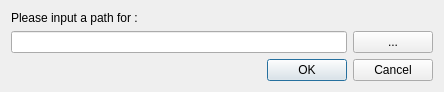
<?xml version="1.0" encoding="UTF-8"?>
<ui version="4.0">
 <class>ExtProgPath</class>
 <widget class="QDialog" name="ExtProgPath">
  <property name="geometry">
   <rect>
    <x>0</x>
    <y>0</y>
    <width>444</width>
    <height>89</height>
   </rect>
  </property>
  <property name="windowTitle">
   <string>Program path required</string>
  </property>
  <layout class="QVBoxLayout" name="verticalLayout">
   <item>
    <widget class="QLabel" name="m_label">
     <property name="text">
      <string>Please input a path for &lt;PROGRAM&gt;:</string>
     </property>
    </widget>
   </item>
   <item>
    <layout class="QHBoxLayout" name="horizontalLayout">
     <item>
      <widget class="QLineEdit" name="m_path"/>
     </item>
     <item>
      <widget class="QPushButton" name="m_findPath">
       <property name="text">
        <string>...</string>
       </property>
      </widget>
     </item>
    </layout>
   </item>
   <item>
    <widget class="QDialogButtonBox" name="buttonBox">
     <property name="orientation">
      <enum>Qt::Horizontal</enum>
     </property>
     <property name="standardButtons">
      <set>QDialogButtonBox::Cancel|QDialogButtonBox::Ok</set>
     </property>
    </widget>
   </item>
  </layout>
 </widget>
 <resources/>
 <connections>
  <connection>
   <sender>buttonBox</sender>
   <signal>accepted()</signal>
   <receiver>ExtProgPath</receiver>
   <slot>accept()</slot>
   <hints>
    <hint type="sourcelabel">
     <x>248</x>
     <y>254</y>
    </hint>
    <hint type="destinationlabel">
     <x>157</x>
     <y>274</y>
    </hint>
   </hints>
  </connection>
  <connection>
   <sender>buttonBox</sender>
   <signal>rejected()</signal>
   <receiver>ExtProgPath</receiver>
   <slot>reject()</slot>
   <hints>
    <hint type="sourcelabel">
     <x>316</x>
     <y>260</y>
    </hint>
    <hint type="destinationlabel">
     <x>286</x>
     <y>274</y>
    </hint>
   </hints>
  </connection>
 </connections>
</ui>
